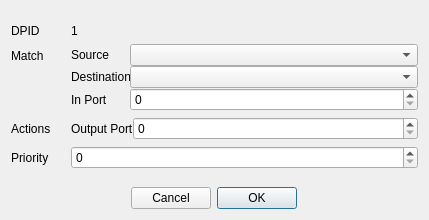
<?xml version="1.0" encoding="UTF-8"?>
<ui version="4.0">
 <class>Dialog</class>
 <widget class="QDialog" name="Dialog">
  <property name="geometry">
   <rect>
    <x>0</x>
    <y>0</y>
    <width>429</width>
    <height>220</height>
   </rect>
  </property>
  <property name="windowTitle">
   <string>Flow Details</string>
  </property>
  <layout class="QGridLayout" name="gridLayout">
   <item row="7" column="0">
    <widget class="QDialogButtonBox" name="button_box">
     <property name="layoutDirection">
      <enum>Qt::RightToLeft</enum>
     </property>
     <property name="orientation">
      <enum>Qt::Horizontal</enum>
     </property>
     <property name="standardButtons">
      <set>QDialogButtonBox::Cancel|QDialogButtonBox::Ok</set>
     </property>
     <property name="centerButtons">
      <bool>true</bool>
     </property>
    </widget>
   </item>
   <item row="0" column="0">
    <layout class="QVBoxLayout" name="full_layout" stretch="3">
     <item>
      <layout class="QFormLayout" name="form_layout">
       <property name="formAlignment">
        <set>Qt::AlignLeading|Qt::AlignLeft|Qt::AlignVCenter</set>
       </property>
       <property name="horizontalSpacing">
        <number>20</number>
       </property>
       <item row="0" column="0">
        <widget class="QLabel" name="dpid_label">
         <property name="text">
          <string>DPID</string>
         </property>
        </widget>
       </item>
       <item row="0" column="1">
        <widget class="QLabel" name="dpid_text">
         <property name="text">
          <string>1</string>
         </property>
        </widget>
       </item>
       <item row="1" column="0">
        <widget class="QLabel" name="match_label">
         <property name="text">
          <string>Match</string>
         </property>
        </widget>
       </item>
       <item row="1" column="1">
        <layout class="QFormLayout" name="formLayout">
         <item row="0" column="0">
          <widget class="QLabel" name="source_label">
           <property name="text">
            <string>Source</string>
           </property>
          </widget>
         </item>
         <item row="0" column="1">
          <widget class="QComboBox" name="source_box"/>
         </item>
         <item row="1" column="0">
          <widget class="QLabel" name="destination_label">
           <property name="text">
            <string>Destination</string>
           </property>
          </widget>
         </item>
         <item row="1" column="1">
          <widget class="QComboBox" name="destination_box"/>
         </item>
         <item row="2" column="0">
          <widget class="QLabel" name="in_port_label">
           <property name="text">
            <string>In Port</string>
           </property>
          </widget>
         </item>
         <item row="2" column="1">
          <widget class="QSpinBox" name="in_port_box"/>
         </item>
        </layout>
       </item>
       <item row="2" column="1">
        <layout class="QFormLayout" name="formLayout_2">
         <item row="0" column="1">
          <widget class="QSpinBox" name="out_port_box"/>
         </item>
         <item row="0" column="0">
          <widget class="QLabel" name="out_port_label">
           <property name="text">
            <string>Output Port</string>
           </property>
          </widget>
         </item>
        </layout>
       </item>
       <item row="2" column="0">
        <widget class="QLabel" name="actions_label">
         <property name="text">
          <string>Actions</string>
         </property>
        </widget>
       </item>
       <item row="3" column="0">
        <widget class="QLabel" name="priority_label">
         <property name="text">
          <string>Priority</string>
         </property>
        </widget>
       </item>
       <item row="3" column="1">
        <widget class="QSpinBox" name="priority_box"/>
       </item>
      </layout>
     </item>
    </layout>
   </item>
  </layout>
 </widget>
 <resources/>
 <connections>
  <connection>
   <sender>button_box</sender>
   <signal>accepted()</signal>
   <receiver>Dialog</receiver>
   <slot>accept()</slot>
   <hints>
    <hint type="sourcelabel">
     <x>260</x>
     <y>284</y>
    </hint>
    <hint type="destinationlabel">
     <x>157</x>
     <y>274</y>
    </hint>
   </hints>
  </connection>
  <connection>
   <sender>button_box</sender>
   <signal>rejected()</signal>
   <receiver>Dialog</receiver>
   <slot>reject()</slot>
   <hints>
    <hint type="sourcelabel">
     <x>260</x>
     <y>290</y>
    </hint>
    <hint type="destinationlabel">
     <x>286</x>
     <y>274</y>
    </hint>
   </hints>
  </connection>
 </connections>
</ui>
